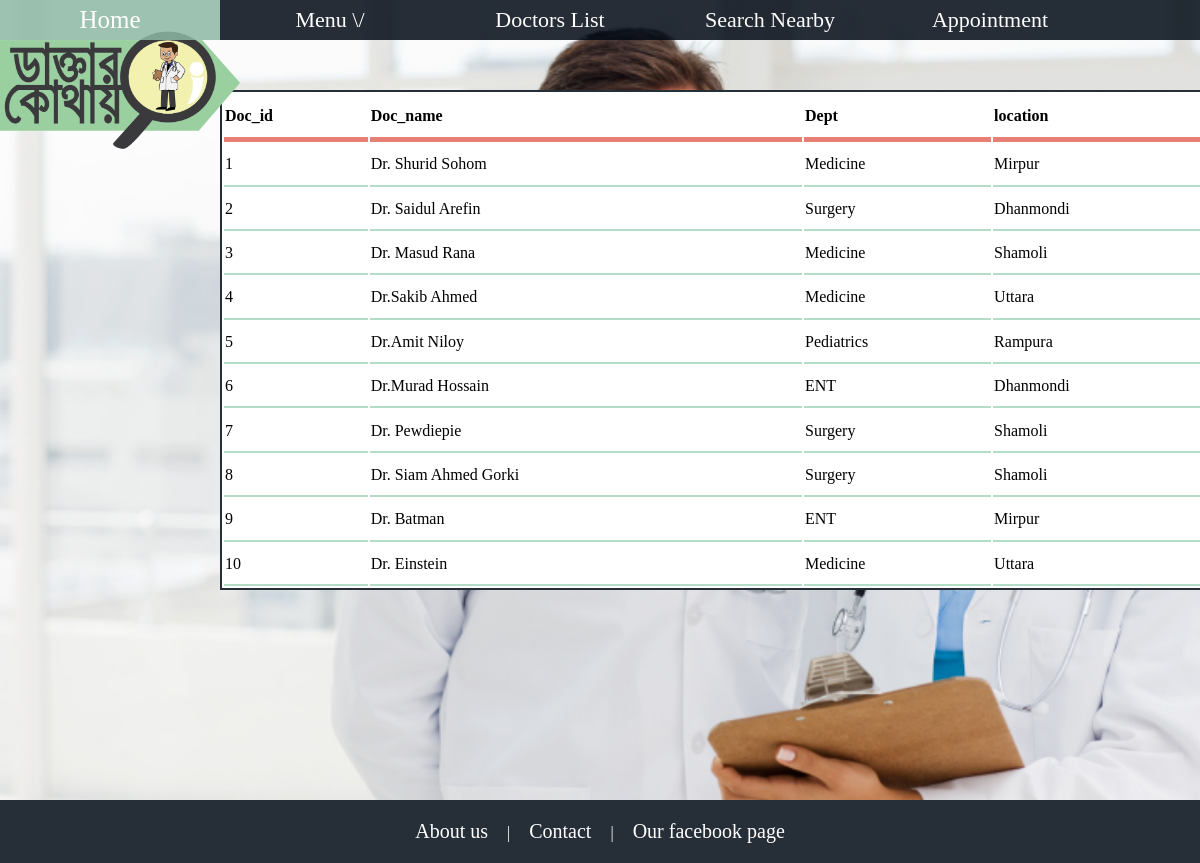
The app's page /topdoctors.php with its own data.
### tables this page shows
CREATE TABLE `doctorslist` (
  `doc_id` int(5) NOT NULL,
  `doc_name` varchar(30) NOT NULL,
  `dept` varchar(15) NOT NULL,
  `location` varchar(15) NOT NULL
);

### topdoctors.php (the view, shortened to what this page needs)
<?php
$sql="SELECT * FROM doctorslist";
$records=mysql_query($sql);
?>
<!doctype html>
<html lang="en">
<head>
	</head>
<body>
<img src="logo-01.png" style="width:240px;height:120px;position: fixed;margin-top: 30px;">
	<div>
	<nav>
	<ul>
			<li><a href="home.php" class="active">Home</a></li>
			<li><a href="" class="active">Menu \/</a>
				</li>
			<li><a href="topdoctors.php" class="active">Doctors List</a></li>
			<li><a href="nearby.php" class="active">Search Nearby</a></li>
			<li><a href="appoint.php" class="active">Appointment</a></li>
	</ul>
		</nav>
	</div>
	<div class="sect sectone">
	<table style="border:2px solid rgba(0,10,20,0.85);background-color: white;margin-top: 90px;margin-left: 220px;float:left;text-align: left;width: 1000px;height: 500px;">
		<tr>
		<th>Doc_id</th>
		<th>Doc_name</th>
		<th>Dept</th>
		<th>location</th>
		</tr>
		<?php while ($row=mysql_fetch_assoc($records)){
	 echo "<tr>";
 	 echo"<td>".$row['doc_id']."</td>";
 	 echo"<td>".$row['doc_name']."</td>";
 	 echo"<td>".$row['dept']."</td>";
 	 echo"<td>".$row['location']."</td>";
 	 echo "</tr>";
 } ?>
	</table>
	</div>
	<footer>
		<div class="foot">
			<a href="about.html" class="active">About us</a>
			|
			<a href="#" class="active">Contact</a>
			|
			<a href="https://www.facebook.com/daktarkothay/" target="_blank" class="active">Our facebook page</a>
		</div>
	</footer>
</body>
</html>

### topdoctors.php (style rules this page uses)
* { margin: 0px; }
html,body { height:100%; width: 100%; padding:0; }
nav { height: 40px; width: 100%; background-color: rgba(0,10,20,1); opacity: 0.85; position: fixed; }
ul { padding: 0px; width: 100%; }
ul li a { text-decoration: none; color: white; display: block; width: 220px; }
ul li { float: left; height: 40px; width: 220px; background-size: cover; background-color: rgba(0,10,20,0.85); color: white; font-size: 22px; line-height: 40px; text-align: center; list-style-type: none; }
.sect { height: 100%; width:100%; background-color: aliceblue; background-size: cover; background-attachment: fixed; }
.sectone { background-image: url('4.jpg'); }
th { border-bottom: 5px solid rgba(227,105,92,0.85); }
td { border-bottom: 2px solid rgba(167,216,190,0.85); }
footer div { background-color: rgba(0,10,20,0.85); padding:20px; text-align: center; color:white; }
footer div a { margin: 0px; list-style: none; font-size: 20px; color: white; text-decoration: none; padding: 15px; }

### records on screen
doctorslist: doc_id "1", doc_name "Dr. Shurid Sohom", dept "Medicine", location "Mirpur"
doctorslist: doc_id "2", doc_name "Dr. Saidul Arefin", dept "Surgery", location "Dhanmondi"
doctorslist: doc_id "3", doc_name "Dr. Masud Rana", dept "Medicine", location "Shamoli"
doctorslist: doc_id "4", doc_name "Dr.Sakib Ahmed", dept "Medicine", location "Uttara"
doctorslist: doc_id "5", doc_name "Dr.Amit Niloy", dept "Pediatrics", location "Rampura"
doctorslist: doc_id "6", doc_name "Dr.Murad Hossain", dept "ENT", location "Dhanmondi"
doctorslist: doc_id "7", doc_name "Dr. Pewdiepie", dept "Surgery", location "Shamoli"
doctorslist: doc_id "8", doc_name "Dr. Siam Ahmed Gorki", dept "Surgery", location "Shamoli"
doctorslist: doc_id "9", doc_name "Dr. Batman", dept "ENT", location "Mirpur"
doctorslist: doc_id "10", doc_name "Dr. Einstein", dept "Medicine", location "Uttara"
